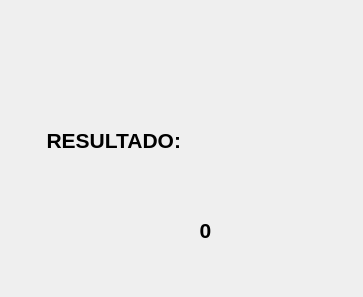
<?xml version="1.0" encoding="UTF-8"?>
<ui version="4.0">
 <class>Dialog</class>
 <widget class="QDialog" name="Dialog">
  <property name="geometry">
   <rect>
    <x>0</x>
    <y>0</y>
    <width>363</width>
    <height>297</height>
   </rect>
  </property>
  <property name="windowTitle">
   <string>Dialog</string>
  </property>
  <widget class="QLabel" name="label">
   <property name="geometry">
    <rect>
     <x>10</x>
     <y>120</y>
     <width>171</width>
     <height>41</height>
    </rect>
   </property>
   <property name="font">
    <font>
     <pointsize>16</pointsize>
     <weight>75</weight>
     <bold>true</bold>
    </font>
   </property>
   <property name="text">
    <string>RESULTADO:</string>
   </property>
   <property name="alignment">
    <set>Qt::AlignRight|Qt::AlignTrailing|Qt::AlignVCenter</set>
   </property>
  </widget>
  <widget class="QLabel" name="txt_resultado">
   <property name="geometry">
    <rect>
     <x>30</x>
     <y>210</y>
     <width>351</width>
     <height>41</height>
    </rect>
   </property>
   <property name="font">
    <font>
     <pointsize>16</pointsize>
     <weight>75</weight>
     <bold>true</bold>
    </font>
   </property>
   <property name="text">
    <string>0</string>
   </property>
   <property name="alignment">
    <set>Qt::AlignCenter</set>
   </property>
  </widget>
  <widget class="QLabel" name="label_6">
   <property name="geometry">
    <rect>
     <x>80</x>
     <y>0</y>
     <width>201</width>
     <height>51</height>
    </rect>
   </property>
   <property name="text">
    <string/>
   </property>
   <property name="pixmap">
    <pixmap resource="../../../PIP_UNIDAD_2_2021_3/recursos_proyecto.qrc">:/UAT_FIANS/Imagenes/FIANS.png</pixmap>
   </property>
   <property name="scaledContents">
    <bool>true</bool>
   </property>
  </widget>
  <widget class="QLabel" name="label_5">
   <property name="geometry">
    <rect>
     <x>290</x>
     <y>0</y>
     <width>71</width>
     <height>81</height>
    </rect>
   </property>
   <property name="text">
    <string/>
   </property>
   <property name="pixmap">
    <pixmap resource="../../../PIP_UNIDAD_2_2021_3/recursos_proyecto.qrc">:/LOGO/Imagenes/HD-wallpaper-bob-esponja-mafioso-bob-esponja-gangster-mafioso-meme.jpg</pixmap>
   </property>
   <property name="scaledContents">
    <bool>true</bool>
   </property>
  </widget>
  <widget class="QLabel" name="label_4">
   <property name="geometry">
    <rect>
     <x>0</x>
     <y>0</y>
     <width>71</width>
     <height>81</height>
    </rect>
   </property>
   <property name="text">
    <string/>
   </property>
   <property name="pixmap">
    <pixmap resource="../../../PIP_UNIDAD_2_2021_3/recursos_proyecto.qrc">:/NUMEROS/Imagenes/Boca_Juniors_logo18.svg.png</pixmap>
   </property>
   <property name="scaledContents">
    <bool>true</bool>
   </property>
  </widget>
 </widget>
 <resources>
  <include location="../../../PIP_UNIDAD_2_2021_3/recursos_proyecto.qrc"/>
 </resources>
 <connections/>
</ui>
